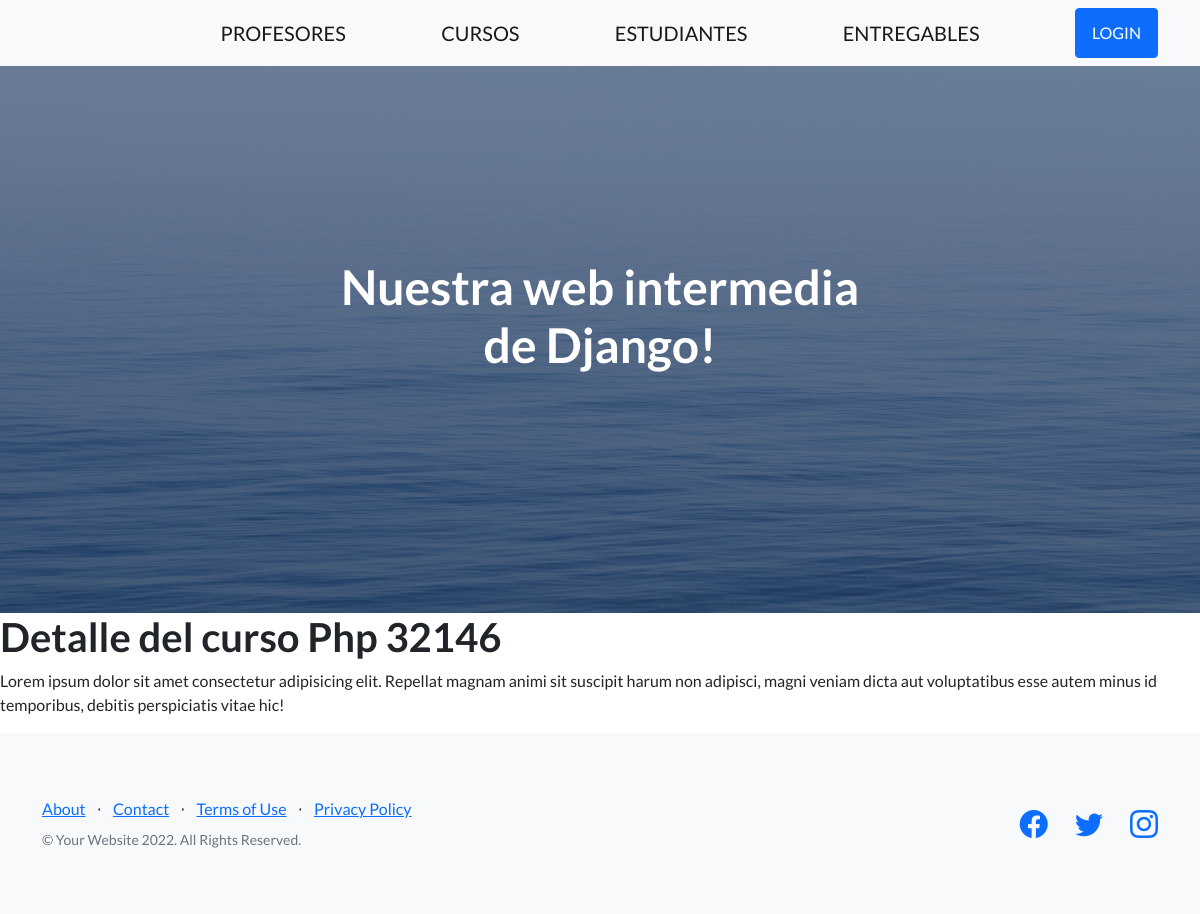
Page /app-coder/detalleCursos/2 on the earlier database version.
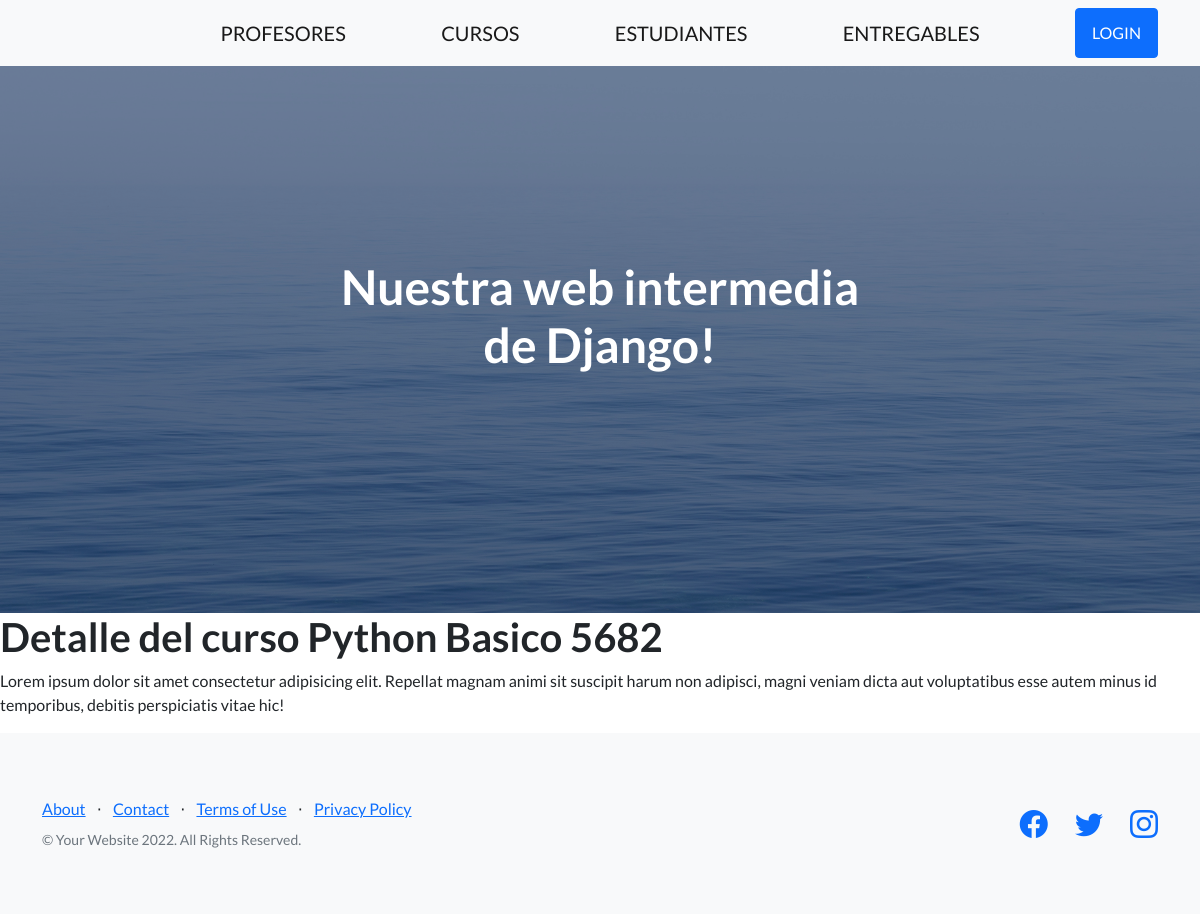
Same page on the later database version.
### App_Coder/models.py (models this page shows, shortened)
class Curso(models.Model):
    nombre = models.CharField(max_length=50)
    camada = models.IntegerField()
    class Meta():
        verbose_name = 'Course'
        verbose_name_plural = 'My Courses'
        ordering = ('nombre', '-camada')
        unique_together = ('nombre', 'camada')

### App_Coder/views.py (the view)
# urls.py: path('detalleCursos/<int:pk>', CursoDetail.as_view(), name="DetalleCursos"),
class CursoDetail(DetailView):
    model = Curso
    template_name = 'curso_detail.html'
    context_object_name = 'curso'

### App_Coder/templates/curso_detail.html
{% extends 'padre.html' %}
{% load static %}
{% block bloqueQueCambia %}
    <h1>Detalle del curso {{curso.nombre}} {{curso.camada}} </h1>
    <p>Lorem ipsum dolor sit amet consectetur adipisicing elit. Repellat magnam animi sit suscipit harum non adipisci, magni veniam dicta aut voluptatibus esse autem minus id temporibus, debitis perspiciatis vitae hic!</p>
{% endblock bloqueQueCambia %}

Differences in the rows shown:
changed Curso: nombre "Php" → "Python Basico"; camada "32146" → "5682"
